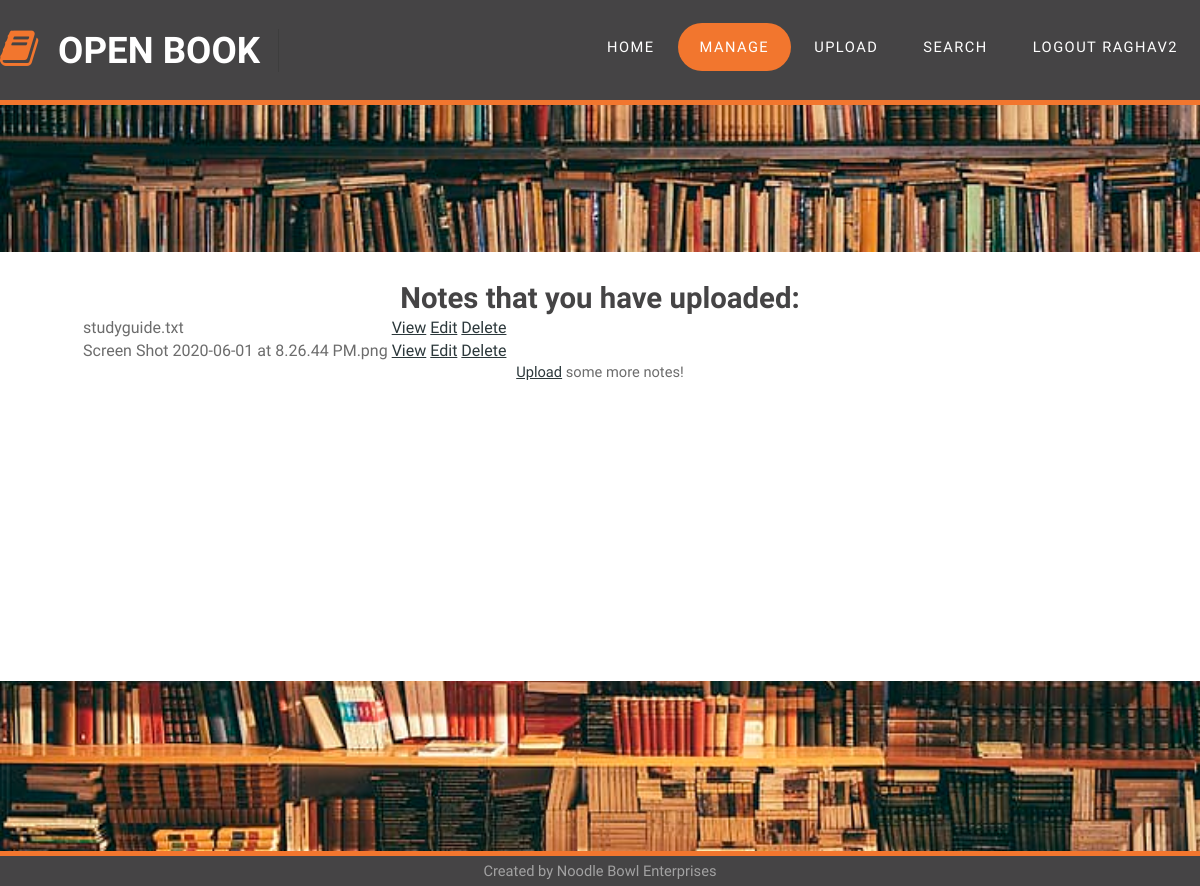
/list.html (signed in), run on the app's committed database.
### app.py (models this page shows, shortened)
class User(db.Model):
    id = db.Column(db.Integer, primary_key=True)
    username = db.Column(db.String(20), nullable=False, unique=True)
    password = db.Column(db.String(128), nullable=False)
    privilege = db.Column(db.Integer, nullable=False)
    notes = db.relationship('Note', backref='uploader', lazy=True)

class Note(db.Model):
    id = db.Column(db.Integer, primary_key=True)
    filename = db.Column(db.String(256), nullable=False)
    filehash = db.Column(db.String(128), nullable=False, unique=True)
    tags = db.Column(db.Text())
    user_id = db.Column(db.Integer, db.ForeignKey('user.id'), nullable=False)

### app.py (the view)
@app.route('/list.html')
def list_notes():
    if session.get('logged_in'):
        current_user = User.query.get(session['logged_in'])
        return render_template('list.html', notes=current_user.notes, page='list')
    flash('You need to be logged in to view this!')
    return redirect(url_for('login'))

### templates/list.html
{% extends 'base.html' %}
{% block pageContent %}
<div id="page" class="container">
    {% if notes|length == 0 %}
    <h1>You have no notes yet! <a href="upload.html">Upload</a> some now!</h1>
    {% else %}
    <h1>Notes that you have uploaded:</h1>
    <table style="float: center; padding-left: 5em;">
        {% for note in notes %}
        <tr>
            <td>{{note.filename}}</td>
            <td><a target="_blank" href="view/{{note.filehash}}">View</a></td>
            <td><a target="_blank" href="edit/{{note.filehash}}">Edit</a></td>
            <td><a href="delete/{{note.filehash}}">Delete</a></td>
        </tr>
        {% endfor %}
    </table>
    <a href="upload.html">Upload</a> some more notes!
    {% endif %}
</div>
{% endblock %}

### templates/base.html (shortened to what this page needs)
<html>
    <head>
        <link rel='stylesheet' href='{{url_for("static", filename="css/default.css")}}' />
        <link rel='stylesheet' href='{{url_for("static", filename="css/fonts.css")}}'>
    </head>
    <body>
        <div id="header-wrapper" class="sticky">
            <div id="header" class="container">
                <div id="logo">
                    <h1><span class="fa fa-book"></span><a href="#">Open Book</a></h1>
                </div>
                <div id="menu">
                    <ul>
                        <li class="menu_item {% if page == 'intro' %} current_page_item {% endif %}"><a href="intro.html" accesskey="1" title="">Home</a></li>
                        <li class="menu_item {% if page == 'list' %} current_page_item {% endif %}"><a href="list.html" accesskey="2" title="">Manage</a></li>
                        <li class="menu_item {% if page == 'upload' %} current_page_item {% endif %}"><a href="upload.html" accesskey="3" title="">Upload</a></li>
                        <li class="menu_item {% if page == 'search' %} current_page_item {% endif %}"><a href="search.html" accesskey="4" title="">Search</a></li>
                        {% if session['logged_in'] %}
                        <li class="menu_item"><a href="/logout">Logout {{session['username']}}</a></li>
                        {% else %}
                        <li class="menu_item {% if page == 'login' %} current_page_item {% endif %}"><a href="login.html" accesskey="5"
                                title="">Login</a></li>
                        {% endif %}
                    </ul>
                </div>
            </div>
        </div>
        <div id="spacer"></div>
        {% block pageContent %} {% endblock %}
        <div id="footer-wrapper">
            <div id="footer" class="container">
                Created by Noodle Bowl Enterprises
            </div>
        </div>
    </body>
</html>

### static/css/default.css (style rules this page uses)
html, body { height: 100%; }
body { margin: 0px; padding: 0px; background: #2b2b2b; background-image: url(images/bookshelf.jpg); background-size: cover; background-repeat: no-repeat; background-attachment: fixed; font-family: 'Source Sans Pro', sans-serif; font-size: 11pt; font-weight: 300; color: #6c6c6c }
h1, h2, h3 { margin: 0; padding: 0; font-weight: 600; color: #454445; }
p, ol, ul { margin-top: 0; }
ol, ul { padding: 0; list-style: none; }
a { color: #2C383B; }
.container { margin: 0px auto; width: 1200px; }
#header-wrapper { background: #454445FF; border-bottom: #F2762E; border-width: 0 0 5px 0; border-style: solid; }
#header { position: relative; height: 100px; }
.sticky { position: fixed; top: 0; width: 100% }
#page { margin-top: 10em; min-height: 50%; padding: 2em 2em; }
#logo { position: absolute; top: 2em; width: 100%; }
#logo h1 { display: inline-block; font-size: 2.5em; text-transform: uppercase; font-weight: 700; color: #ED7070; padding-right: 0.50em; border-right: 1px solid rgba(0,0,0,.1); }
#logo span { display: inline-block; padding-right: .50em; letter-spacing: 0.10em; text-transform: uppercase; font-size: 0.90em; }
#logo a { text-decoration: none; color: #FFF; }
#logo .fa { color: #F2762E; }
#logo .fa:after { position: absolute; display: inline-block; padding-right: 2em; }
#menu { position: absolute; right: 0; top: 1.6em; }
#menu ul { display: inline-block; }
#menu li { display: block; float: left; text-align: center; }
#menu li a, #menu li span { display: inline-block; margin-left: 1px; padding: 1em 1.5em 1em 1.5em; letter-spacing: 0.10em; text-decoration: none; font-size: 1em; text-transform: uppercase; outline: 0; color: #FFF; }
#menu .current_page_item a { background: #F2762E; border-radius: 30px; color: #FFF; }
#page { overflow: hidden; padding: 2em 0em 0em 0em; background: #FFF; text-align: center; }
#footer-wrapper { overflow: hidden; padding: 7em 0em; color: rgba(255,255,255,0.5); }
#footer { background-color: #454445; position: fixed; bottom: 0; width: 100%; height: 30px; border-top: #F2762E solid 5px; text-align: center; line-height: 30px; }
#spacer { height: 105px; }

### data on the page
User: username "RAGHAV2"
Note: filename "studyguide.txt"
Note: filename "Screen Shot 2020-06-01 at 8.26.44 PM.png"
